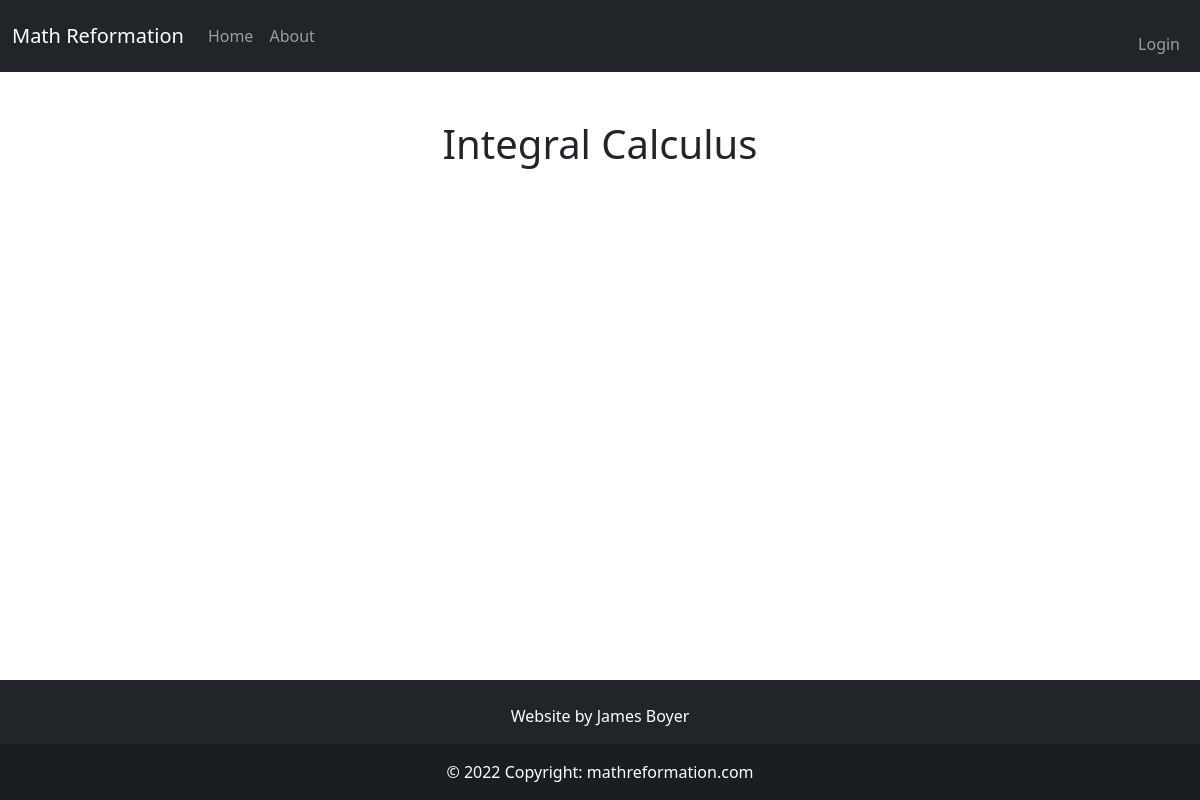
The app's page /category/integral_calculus, older data.
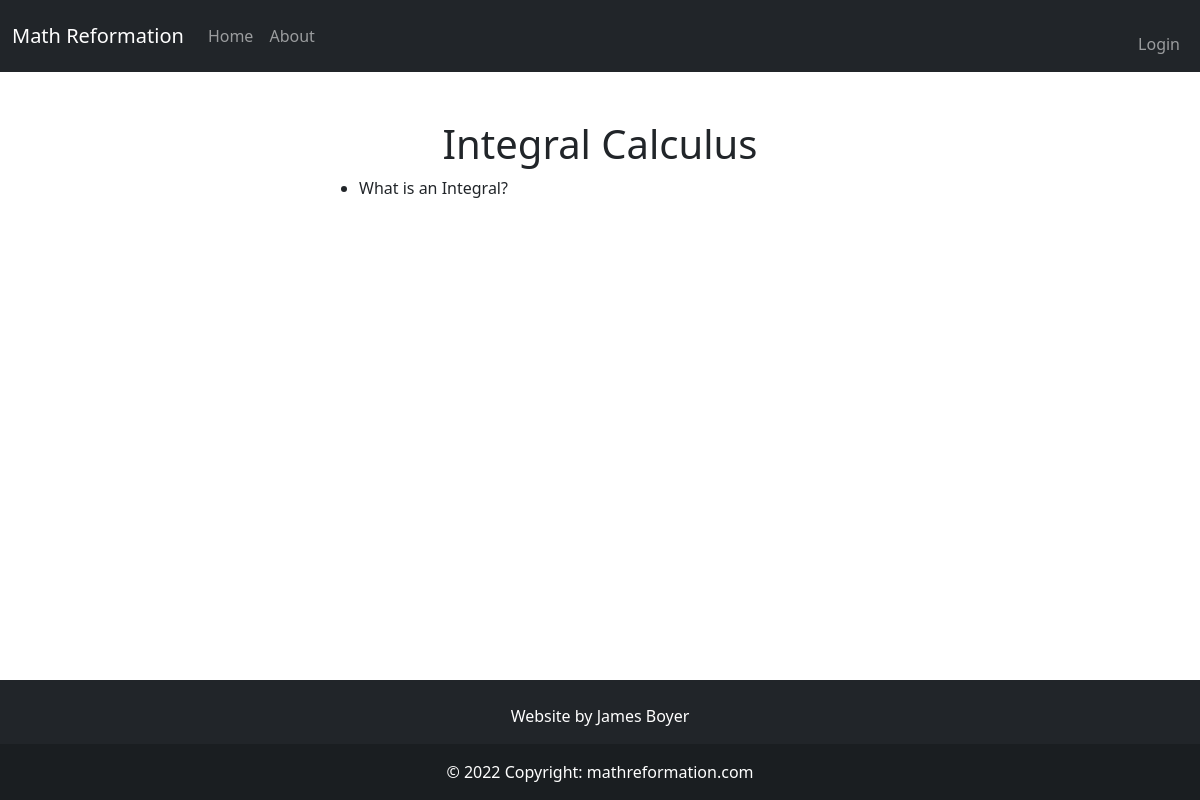
The same page, newer data.
### app/models.py (models this page shows, shortened)
class Category(db.Model):
    id = db.Column(db.Integer, primary_key=True)
    name = db.Column(db.String(50), nullable=False, unique=True)
    path = db.Column(db.String(50), unique=True)
    body_main = db.Column(db.String(), index=True)
    body_draft = db.Column(db.String(), index=True)
    header = db.Column(db.String(), index=True)
    category_type = db.Column(db.String(15))
    is_visible = db.Column(db.Boolean())
    parents = db.relationship('Category',secondary=parent_child_table,
        primaryjoin=id == parent_child_table.c.ChildId,
        secondaryjoin=id == parent_child_table.c.ParentId,
        backref= db.backref('children'))
    def get_num_children(self):
        return len(list(self.children))

class Article(db.Model):
    id = db.Column(db.Integer, primary_key=True)
    name = db.Column(db.String(64), index=True, unique=True)
    path = db.Column(db.String(50), unique=True)
    date_added = db.Column(db.DateTime, nullable=False,
        default=datetime.utcnow)
    categories = db.relationship('Category', secondary = article_categories_table,
                                 backref=db.backref('articles', lazy=True), lazy=True)
    body_main = db.Column(db.String(), index=True)
    body_draft = db.Column(db.String(), index=True)
    is_visible = db.Column(db.Boolean())
    header = db.Column(db.String(), index=True)
    user_id = db.Column(db.Integer, db.ForeignKey('user.id'))

### app/main/routes.py (the view)
@bp.route("/category/<path>")
def category_page(path):
    category = db.first_or_404(Category.query.filter_by(path=path))
    return render_template('main/category.html', category=category)

### MathReformationWebsite.py (called while the page is built)
@app.context_processor
def add_imports():
    return dict(admin_permission=admin_permission)

### app/main/routes.py (called while the page is built)
@bp.context_processor
def add_imports():
    return dict(admin_permission=admin_permission)

### app/templates/main/category.html (shortened to what this page needs)
{% extends "base.html" %}
{% block content %}
<h1 class="text-center">{{ category.name }}</h1>
<ul>
    {% if category.get_num_children() == 0 %}
        {% for article in category.articles %}
        {% if article.is_visible == True %}
        <li>
            <a href = {{ url_for('main.article_page', path=article.path)}}>
                {{ article.name }}
            </a>
        </li>
        {% endif %}
        {% endfor %}
    {% endif %}
</ul>
{% endblock %}

### app/templates/base.html (shortened to what this page needs)
<!DOCTYPE html>
<html lang="en">
    <head>
        <link href="https://cdn.jsdelivr.net/npm/bootstrap@5.0.2/dist/css/bootstrap.min.css" rel="stylesheet">
        <link rel="stylesheet" href="{{ url_for('static', filename='style.css') }}">
    </head>
    <body class="d-flex flex-column min-vh-100">
        <nav class="navbar navbar-expand-md bg-dark navbar-dark sticky-top">
            <div class="container-fluid">
                <a class="navbar-brand">Math Reformation</a>
                <div class="collapse navbar-collapse" id="collapsibleNavbar">
                    <ul class="navbar-nav">
                        <li class="nav-item">
                            <a class="nav-link" href="{{ url_for('main.index')}}">Home</a>
                        </li>
                        <li class="nav-item">
                            <a class="nav-link" href="{{ url_for('main.about')}}">About</a>
                        </li>
                    </ul>
                    <ul class="navbar-nav ms-auto mt-3">
                        {% if current_user.is_anonymous %}
                        <li class="nav-item">
                            <a class="nav-link" href="{{ url_for('auth.login') }}">Login</a>
                        </li>
                        {% else %}
                        <li class="nav-item">
                            <p class="navbar-text">Welcome {{ current_user.username }}!</p>
                        </li>
                        <li class="nav-item">
                            <a class="nav-link" href="{{ url_for('auth.logout') }}">Logout</a>
                            {% endif %}
                    </ul>
                </div>
            </div>
        </nav>
        <div class="wrapper flex-grow-1">
            <div class="container mt-5">
                <div class="row">
                    <div class="col-md-3"></div>
                    <div class="col-md-6">
                        {% block content %}
                        {% endblock %}
                    </div>
                    <div class="col-md-3"></div>
                </div>
            </div>
        </div>
        <footer class="bg-dark text-center text-white">
            <div class="container p-4 pb-0">
                <section class="mb-2">
                    <p>Website by James Boyer</p>
                </section>
            </div>
            <div class="text-center p-3" style="background-color: rgba(0, 0, 0, 0.2);">
                © 2022 Copyright:
                <a class="text-white" href="mathreformation.com">mathreformation.com</a>
            </div>
        </footer>
    </body>
</html>

### app/static/style.css (style rules this page uses)
a { all: unset; }

Row changes from the older to the newer data that the page shows:
now on this page (row edited): Article: name "What is an Integral?"
